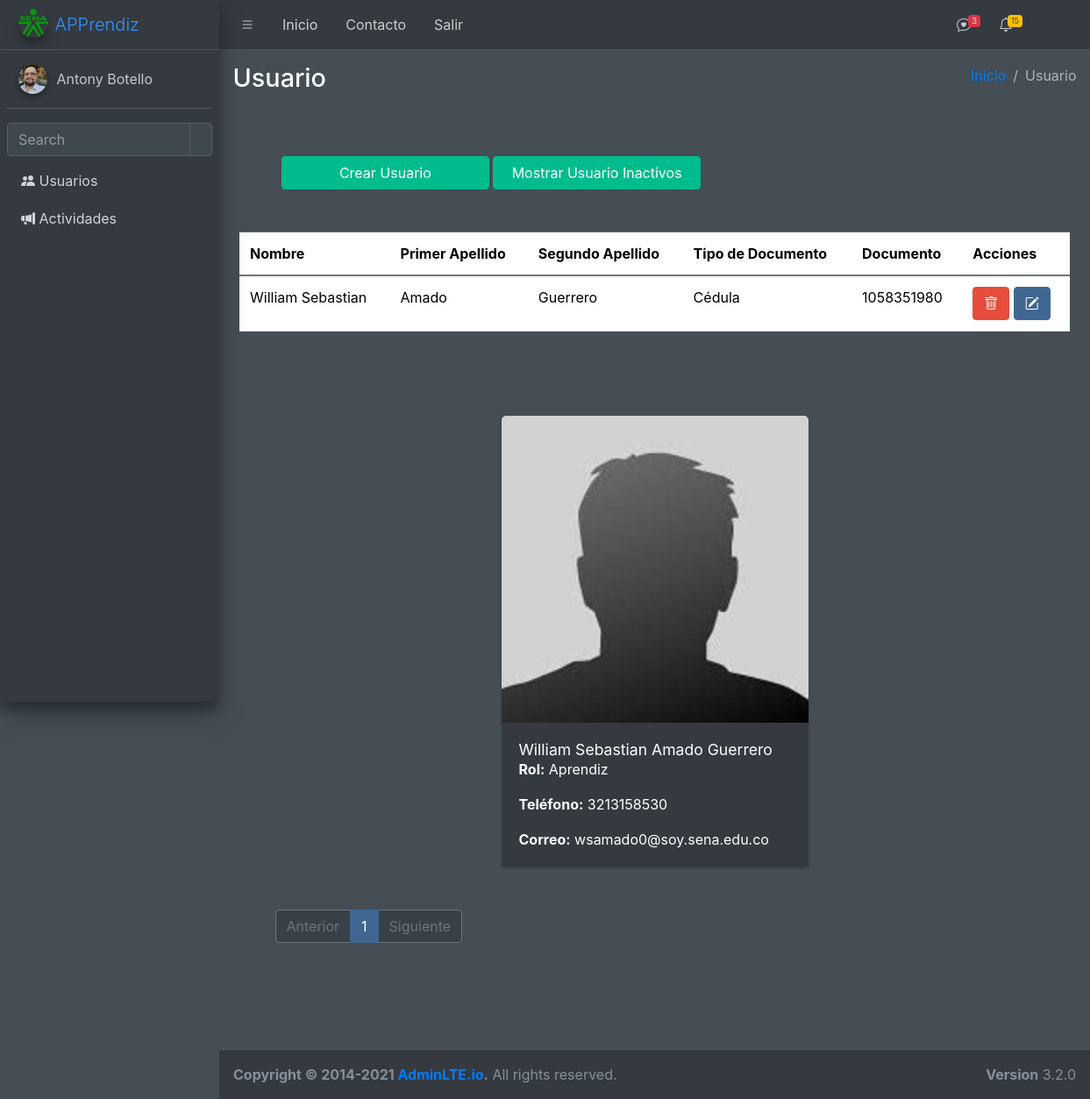
Page /usuarios/usuario/ (signed in) on the committed database.
### usuarios/models.py (models this page shows, shortened)
class Usuario(models.Model):
    primer_nombre= models.CharField(max_length=45,verbose_name="Primer Nombre")
    segundo_nombre= models.CharField(max_length=45,verbose_name="Segundo Nombre")
    primer_apellido= models.CharField(max_length=45,verbose_name="Primer Apellido")
    segundo_apellido= models.CharField(max_length=45,verbose_name="Segundo Apellido")
    fecha_nacimiento= models.DateField(verbose_name="Fecha de Nacimiento")
    imagen = models.ImageField(upload_to=get_image_filename, blank=True, null=True,default="usuarios/default-user.jpeg")
    class RH(models.TextChoices):
        OP='OP',_("O+")
        ON='ON',_("O-")
        AP='AP',_("A+")
        AN='AN',_("A-")
        BP='BP',_("B+")
        BN='BN',_("B-")
        ABP='ABP',_("AB+")
        ABN='ABN',_("AB-")
    rh= models.CharField(max_length=3,choices=RH.choices,verbose_name="Factor RH")
    class Rol(models.TextChoices):
        INSTRUCTOR='I',_("Instructor")
        APRENDIZ='A',_("Aprendiz")
        JEFE_AREA='JA',_("Jefe de Area")
    rol=models.CharField(max_length=2,choices=Rol.choices,verbose_name="Rol")
    class TipoDocumento(models.TextChoices):
        CEDULA='CC',_("Cédula")
        TARJETA='TI',_("Tarjeta de Identidad")
        CEDULA_EXTRANJERIA='CE',_("Cédula de Extrangería")
    tipo_documento=models.CharField(max_length=2,choices=TipoDocumento.choices,verbose_name="Tipo de Documento")
    documento= models.PositiveIntegerField(verbose_name="Documento", unique=True)
    correo_personal = models.EmailField(max_length=50, verbose_name="Correo Personal")
    correo_ins = models.EmailField(max_length=50, verbose_name="Correo Institucional")
    telefono_contacto=models.PositiveIntegerField(verbose_name="Teléfono de Contacto de Emergencia")
    telefono_personal=models.PositiveIntegerField(verbose_name="Teléfono de Personal")
    class Estado(models.TextChoices):
        ACTIVO='1',_("Activo")
        INACTIVO='0',_("Inactivo")
        CONDICIONADO='2',_("Condicionado")
    estado=models.CharField(max_length=1,choices=Estado.choices,default=Estado.ACTIVO,verbose_name="Estado")
    ficha=models.ForeignKey(Ficha,verbose_name="Ficha", on_delete=models.CASCADE)
    class Meta:
        verbose_name_plural = "Usuarios"
    @property
    def full_name(self):
        if self.segundo_nombre:
            return f"{self.primer_nombre} {self.segundo_nombre} {self.primer_apellido} {self.segundo_apellido}"
        else:
            return f"{self.primer_nombre} {self.primer_apellido} {self.segundo_apellido}"

### usuarios/views.py (the view)
# urls.py: path('usuario/', usuario_listar, name="usuarios" ),
@login_required
def usuario_listar(request, visualizar=1):
    titulo="Usuario"
    modulo="Usuarios"
    if visualizar==1:
        usuarios= Usuario.objects.filter(estado=visualizar)
    else:
        usuarios= Usuario.objects.all()
    paginator = Paginator(usuarios, 3) # 3 usuarios por página
    page_number = request.GET.get('page') # número de página actual
    try:
        usuarios = paginator.page(page_number)
    except PageNotAnInteger:
        usuarios = paginator.page(1)
    except EmptyPage:
        usuarios = paginator.page(paginator.num_pages)
    context={
        "titulo":titulo,
        "modulo":modulo,
        "usuarios":usuarios,
        "visualizar":visualizar
    }
    return render(request,"usuarios/usuarios/listar.html", context)

### base/templates/usuarios/usuarios/listar.html (shortened to what this page needs)
{% extends 'partials/body.html' %}
{% block contenido %}
<div class="container-fluid m-5">
<a href="{% url 'usuarios-crear' %}" class="btn btn-success w-25">Crear {{titulo}}</a>
{% if visualizar == 1 %}
<a href="{% url 'usuarios' 0 %}" class="btn btn-success w-25">
{% else %}
<a href="{% url 'usuarios' 1 %}" class="btn btn-success w-25">
{% endif %}
{% if visualizar == 1 %}
Mostrar {{titulo}} Inactivos
{% else %}
Ocultar {{titulo}} Inactivos
{% endif %}
</a>
</div>
<div class="container-fluid mb-5">
<table id="lista-tabla" class="table table-hover ">
    <thead>
        <tr>
            <th>Nombre</th>
            <th>Primer Apellido</th>
            <th>Segundo Apellido</th>
            <th>Tipo de Documento</th>
            <th>Documento</th>
            <th>Acciones</th>
        </tr>
    </thead>
    <tbody>
        {% for usuario in usuarios %}
        <tr
        >
                <td>{{usuario.primer_nombre}} {{usuario.segundo_nombre}}</td>
                <td>{{usuario.primer_apellido}}</td>
                <td>{{usuario.segundo_apellido}}</td>
                <td>{{usuario.get_tipo_documento_display}}</td>
                <td>{{usuario.documento}}</td>
                <td>
                    <button  type="button" data-indet="{{usuario.id}}" class="btnEliminar btn btn-danger"
                    data-bs-toggle="modal" data-bs-target="#modalConf">
                    <i class="bi bi-trash"></i>
                </button>
                    <a class="btn btn-primary" href="{% url 'usuarios-modificar' usuario.id %}"><i class="bi bi-pencil-square"></i></a>
                </td>
            </tr>
        {% endfor %}
    </tbody>
  </table>
</div>
<div class="container-fluid p-5">
  <div class="card-deck">
  {% for usuario in usuarios %}
    {% include 'usuarios/usuarios/card-usuario.html' %}
  {% endfor %}
  </div>
  <nav class="pt-5">
    <ul class="pagination">
      {% if usuarios.has_previous %}
      <li class="page-item">
        <a class="page-link" href="?page={{ usuarios.previous_page_number }}" tabindex="-1">Anterior</a>
      </li>
      {% else %}
      <li class="page-item disabled">
        <a class="page-link" href="#" tabindex="-1" aria-disabled="true">Anterior</a>
      </li>
      {% endif %}
      {% for num in usuarios.paginator.page_range %}
        {% if usuarios.number == num %}
        <li class="page-item active" aria-current="page">
          <a class="page-link" href="#">{{ num }}</a>
        </li>
        {% else %}
        {% if num > usuarios.number|add:'-2' and num < usuarios.number|add:'1' %}
        <li class="page-item">
          <a class="page-link" href="?page={{ num }}">{{ num }}</a>
        </li>
        {% endif %}
        {% endif %}
      {% endfor %}
      {% if usuarios.has_next %}
      <li class="page-item">
        <a class="page-link" href="?page={{ usuarios.next_page_number }}">Siguiente</a>
      </li>
      {% else %}
      <li class="page-item disabled">
        <a class="page-link" href="#" aria-disabled="true">Siguiente</a>
      </li>
      {% endif %}
    </ul>
  </nav>
</div>
{% endblock contenido %}

### base/templates/partials/body.html (shortened to what this page needs)
{% load static %}
{% load django_bootstrap5 %}
<!DOCTYPE html>
<html lang="es">
    <head>
        {% bootstrap_css %}
        <link rel="stylesheet" href="{% static 'css/adminlte.min.css' %}">
        <link rel="stylesheet" href="{% static 'css/Overlay/OverlayScrollbars.min.css' %}">
        <link href="{% static 'js/DataTables/datatables.min.css' %}"
            rel="stylesheet"/>
        <link rel="stylesheet" href="{% static 'js/SweetAlert2/sweetalert2.min.css' %}">
        <link rel="stylesheet" href="{% static 'css/styles.css' %}">
        <link rel="stylesheet" href="{% static 'css/bootstrap-icons/bootstrap-icons.css' %}">
    </head>
    <body class="hold-transition dark-mode sidebar-mini layout-fixed
        layout-navbar-fixed layout-footer-fixed">
        <div class="wrapper">
            {% include 'partials/header.html' %}
            {% include 'partials/sidebar.html' %}
            <div class="content-wrapper">
                <div class="content-header">
                    <div class="container-fluid">
                        <div class="row mb-2">
                            <div class="col-sm-6">
                                <h1 class="m-0">{{titulo}} </h1>
                            </div>
                            <div class="col-sm-6">
                                <ol class="breadcrumb float-sm-right">
                                    <li class="breadcrumb-item"><a href="{% url
                                            'index' %}">Inicio</a></li>
                                    <li class="breadcrumb-item active">{{titulo}}
                                    </li>
                                </ol>
                            </div>
                        </div>
                    </div>
                </div>
                <section class="content">
                    <div class="container-fluid">
                        {% block contenido %}
                        {% endblock contenido %}
                    </div>
                </section>
            </div>
            {% include 'partials/modal.html' %}
            {% include 'partials/footer.html' %}
    </body>
</html>

### base/templates/partials/header.html (shortened to what this page needs)
{% load static %}
<header class="">
  <nav class="main-header navbar navbar-expand navbar-dark">
    <ul class="navbar-nav">
      <li class="nav-item">
        <a class="nav-link" data-widget="pushmenu" href="#" role="button"><i class="bi bi-list"></i></a>
      </li>
      <li class="nav-item d-none d-sm-inline-block">
        <a href="{% url 'index' %}" class="light-mode nav-link text-decoration-none link-dark">Inicio</a>
      </li>
      <li class="nav-item d-none d-sm-inline-block">
        <a href="#" class="nav-link">Contacto</a>
      </li>
      <li class="nav-item d-none d-sm-inline-block">
        <a href="{% url 'logout' %}" class="nav-link">Salir</a>
      </li>
    </ul>
    <ul class="navbar-nav ml-auto">
      <li class="nav-item">
        <a class="nav-link" data-widget="navbar-search" href="#" role="button">
        </a>
      </li>
      <li class="nav-item dropdown">
        <a class="nav-link" data-toggle="dropdown" href="#">
          <i class="bi bi-chat-heart"></i>
          <span class="badge badge-danger navbar-badge">3</span>
        </a>
      </li>
      <li class="nav-item dropdown">
        <a class="nav-link" data-toggle="dropdown" href="#">
          <i class="bi bi-bell"></i>
          <span class="badge badge-warning navbar-badge">15</span>
        </a>
      </li>
      <li class="nav-item">
        <a class="nav-link" data-widget="fullscreen" href="#" role="button">
        </a>
      </li>
      <li class="nav-item">
        <a class="nav-link" data-widget="control-sidebar" data-slide="true" href="#" role="button">
        </a>
      </li>
    </ul>
  </nav>
  </header>

### base/templates/partials/sidebar.html (shortened to what this page needs)
{% load static %}
<aside class="main-sidebar sidebar-dark-primary elevation-4">
    <a href="{% url 'index' %}" class="brand-link">
      <img src="{% static 'img/logoSena.png' %}" alt="AdminLTE Logo" class="brand-image img-circle elevation-3" style="opacity: .8">
      <span class="brand-text font-weight-light">APPrendiz</span>
    </a>
    <div class="sidebar">
      <div class="user-panel mt-3 pb-3 mb-3 d-flex">
        <div class="image">
          <img src="{% static 'img/user.png' %}" class="img-circle elevation-2" alt="User Image">
        </div>
        <div class="info">
          <a href="#" class="d-block">Antony Botello</a>
        </div>
      </div>
      <div class="form-inline">
        <div class="input-group" data-widget="sidebar-search">
          <input class="form-control form-control-sidebar" type="search" placeholder="Search" aria-label="Search">
          <div class="input-group-append">
            <button class="btn btn-sidebar">
            </button>
          </div>
        </div>
      </div>
      <nav class="mt-2">
        <ul class="nav nav-pills nav-sidebar flex-column" data-widget="treeview" role="menu" data-accordion="false">
          <li class="nav-item menu-close">
            <a href="#" class="nav-link ">
              <i class="bi bi-people-fill"></i>
              <p>
                Usuarios
              </p>
            </a>
          </li>
          <li class="nav-item menu-close">
            <a href="#" class="nav-link ">
              <i class="bi bi-megaphone-fill"></i>
              <p>
                Actividades
              </p>
            </a>
          </li>
        </ul>
      </nav>
    </div>
  </aside>

### base/templates/usuarios/usuarios/card-usuario.html
<div class="card mx-auto" style="max-width: 350px;">
    <img src="{{ usuario.imagen.url }}" class="card-img-top img-fluid w-auto" alt="Imagen de perfil" >
    <div class="card-body">
        <h5 class="card-title">{{ usuario.full_name }}</h5>
        <p class="card-text"><strong>Rol:</strong> {{ usuario.get_rol_display }}</p>
        <p class="card-text"><strong>Teléfono:</strong> {{ usuario.telefono_contacto }}</p>
        <p class="card-text"><strong>Correo:</strong> {{ usuario.correo_ins }}</p>
    </div>
</div>

### base/templates/partials/modal.html (shortened to what this page needs)
</div>

### base/templates/partials/footer.html (shortened to what this page needs)
<footer class="main-footer">
    <div class="float-right d-none d-sm-block">
      <b>Version</b> 3.2.0
    </div>
    <strong>Copyright &copy; 2014-2021 <a href="https://adminlte.io">AdminLTE.io</a>.</strong> All rights reserved.
  </footer>

### base/templates/partials/scripts.html (shortened to what this page needs)
{% load static %}

### rows in the picture
Usuario: primer_nombre "William", segundo_nombre "Sebastian", primer_apellido "Amado", segundo_apellido "Guerrero", tipo_documento "Cédula", documento "1058351980", imagen (placeholder picture), full_name "William Sebastian Amado Guerrero", rol "Aprendiz", telefono_contacto "3213158530", correo_ins "wsamado0@soy.sena.edu.co"

### other values in the picture
{{ titulo }} "Usuario"
{{ num }} "1"
